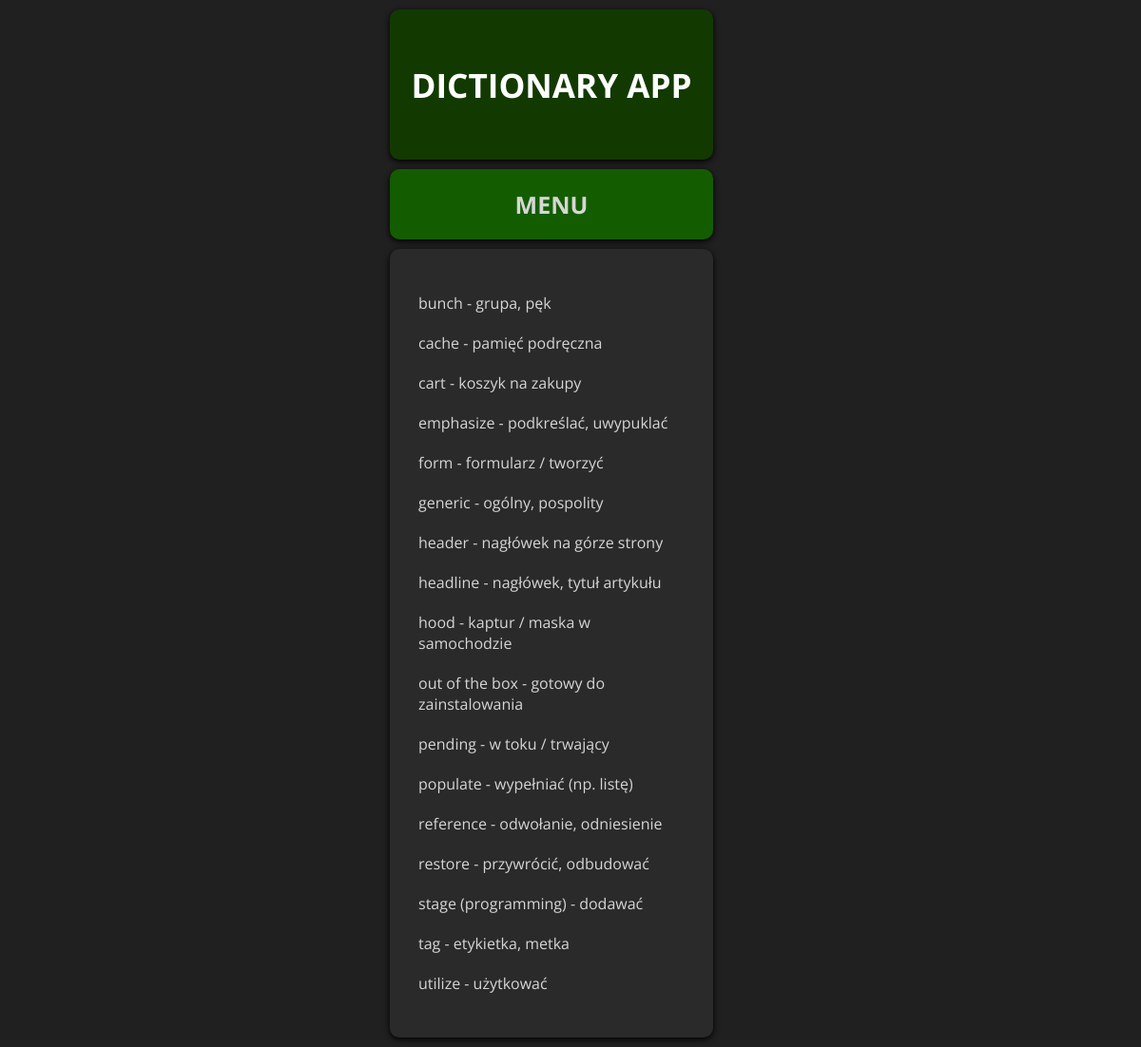
/entire-dictionary, run on the app's committed database.
### dict_app/models.py (models this page shows, shortened)
class Word(models.Model):
    english_translation = models.CharField(max_length=80, unique=True)
    polish_translation = models.CharField(max_length=80)
    remaining_repetitions = models.IntegerField(default=8)
    english_pronunciation = models.CharField(max_length=80, blank=True, null=True)

### dict_app/views.py (the view)
# urls.py: path("entire-dictionary", views.EntireDictionaryView.as_view(),
class EntireDictionaryView(ListView):
    template_name = "dict_app/entire_dictionary.html"
    model = Word
    ordering = ["english_translation"]
    context_object_name = "words"

### dict_app/templates/dict_app/entire_dictionary.html (shortened to what this page needs)
{% extends "base.html" %}
{% load static %}
{% block css_files %}
    <link rel="stylesheet" href="{% static "dict_app/entire_dictionary.css" %}">
{% endblock %}
{% block content %}
    {% if words %}
        <ul>
            {% for word in words %}
                <a href="{% url "word-detail" word.id %}">
                    <li>{{ word.english_translation }} - {{ word.polish_translation }}</li>
                </a>
            {% endfor %}
        </ul>
    {% else %}
        <p>There are no words in the dictionary.</p>
    {% endif %}
{% endblock %}

### static/base.css (style rules this page uses)
body { font-family: 'Open Sans', 'Lato', sans-serif; margin: 0; padding: 0; min-height: 100vh; background-color: #202020; justify-content: center; align-items: center; display: flex; color: #d6d6d6; }
a { text-decoration: none; color: #d6d6d6 }

### dict_app/static/dict_app/entire_dictionary.css (style rules this page uses)
ul { list-style: none; padding: 0; }
li { margin: 0; padding: 10px; color: #d6d6d6; }

### data on the page
Word: english_translation "bunch", polish_translation "grupa, pęk"
Word: english_translation "cache", polish_translation "pamięć podręczna"
Word: english_translation "cart", polish_translation "koszyk na zakupy"
Word: english_translation "emphasize", polish_translation "podkreślać, uwypuklać"
Word: english_translation "form", polish_translation "formularz / tworzyć"
Word: english_translation "generic", polish_translation "ogólny, pospolity"
Word: english_translation "header", polish_translation "nagłówek na górze strony"
Word: english_translation "headline", polish_translation "nagłówek, tytuł artykułu"
Word: english_translation "hood", polish_translation "kaptur / maska w samochodzie"
Word: english_translation "out of the box", polish_translation "gotowy do zainstalowania"
Word: english_translation "pending", polish_translation "w toku / trwający"
Word: english_translation "populate", polish_translation "wypełniać (np. listę)"
Word: english_translation "reference", polish_translation "odwołanie, odniesienie"
Word: english_translation "restore", polish_translation "przywrócić, odbudować"
Word: english_translation "stage (programming)", polish_translation "dodawać"
Word: english_translation "tag", polish_translation "etykietka, metka"
Word: english_translation "utilize", polish_translation "użytkować"
